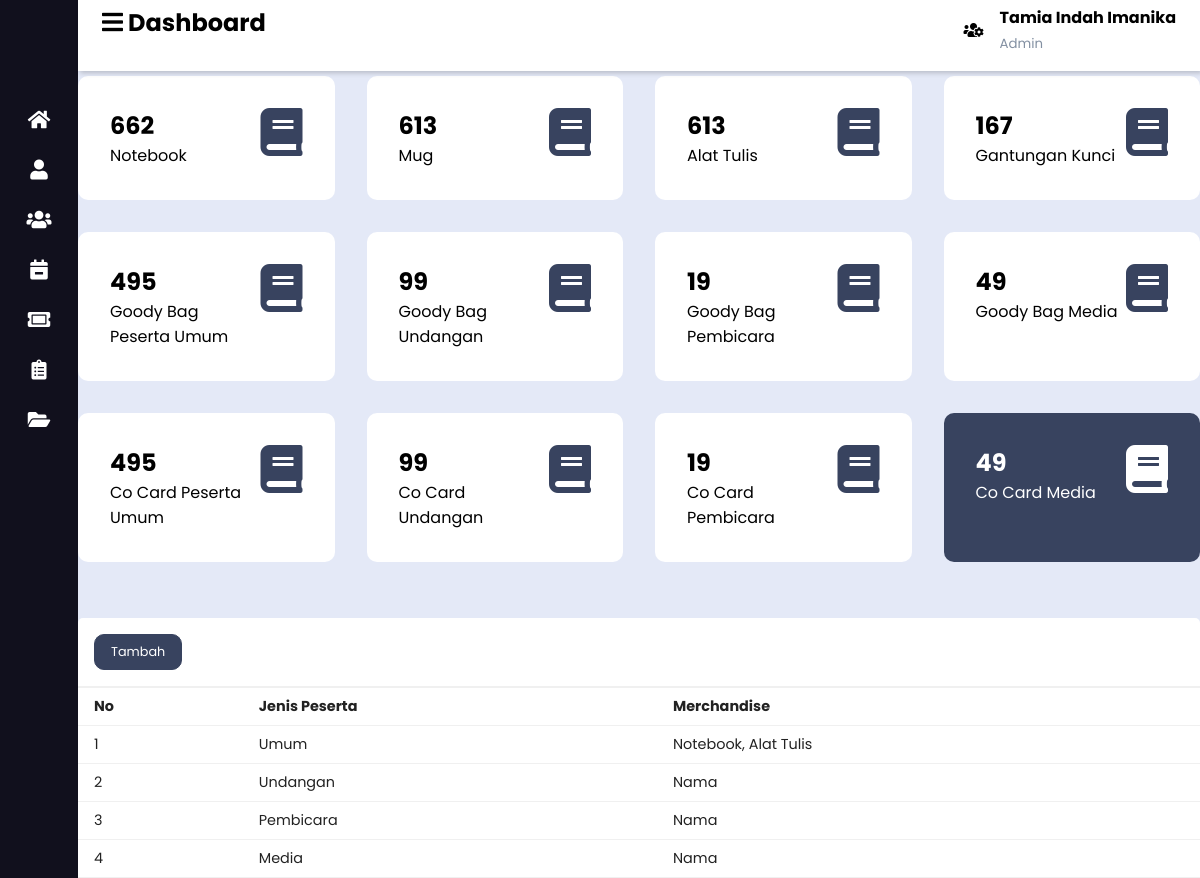
Screenshot of /bundle.php with the database file from the repository.
### tables this page shows
CREATE TABLE `merch` (
  `id` int(10) UNSIGNED NOT NULL,
  `merch_name` varchar(255) DEFAULT NULL,
  `total_stock` int(11) DEFAULT NULL
);

### bundle.php (the view, shortened to what this page needs)
<!DOCTYPE html>
<html lang="en">
<head>
    <link rel="stylesheet" href="style.css">
    <link rel="stylesheet" types="text/css" href="fontawesome/css/all.min.css" />
    <link rel="stylesheet" href="https://stackpath.bootstrapcdn.com/font-awesome/4.7.0/css/font-awesome.min.css" />
    <link href="https://unpkg.com/boxicons@2.0.7/css/boxicons.min.css" rel="stylesheet" />
</head>
<body>
<div class="sidebar close">
      <div class="logo-details">
      </div>
      <ul class="nav-links">
        <li>
          <a href="#">
            <i class="fas fa-home"></i>
          </a>
        </li>
        <li>
          <a href="#">
            <i class="fas fa-user"></i>
          </a>
        </li>
        <li>
          <a href="#">
            <i class="fas fa-users"></i>
          </a>
        </li>
        <li>
          <a href="#">
            <i class="fas fa-calendar-minus"></i>
          </a>
        </li>
        <li>
          <a href="#">
            <i class="fas fa-ticket-alt"></i>
          </a>
        </li>
        <li>
          <div class="iocn-link">
            <a href="#">
              <i class="fas fa-clipboard-list"></i>
            </a>
          </div>
        </li>
        <li>
          <div class="iocn-link">
            <a href="#">
              <i class="fas fa-folder-open"></i>
            </a>
          </div>
        </li>
      </ul>
    </div>
    <section class="home-section">
      <div class="home-content">
        <header>
          <h1>
            <label for="nav-toggle">
              <span class="fas fa-bars" style="text-align: center"></span>
            </label>
            Dashboard
          </h1>
          <div class="user-wrapper">
            <i class="fas fa-users-cog"></i>
            <div>
              <h4>Tamia Indah Imanika</h4>
              <small>Admin</small>
            </div>
          </div>
        </header>
      </div>
        <div class='cards'>
        <?php
        require_once "koneksi.php";
        $sql = mysqli_query($koneksi, "
        select merch.id, merch.merch_name as name, count(customer_x_merch.id_ticket) as merch_terbagi, sum(distinct(merch_eligibility.quantity)),
        (sum(distinct(merch_eligibility.quantity)) - count(customer_x_merch.id_ticket)) as sisa_merch_dibagi
        from merch, merch_eligibility, customer_x_merch, customer_x_merch_eligible
        where merch.id = merch_eligibility.merch_id
        and customer_x_merch.id_ticket = merch_eligibility.id_ticket
        and customer_x_merch_eligible.id = merch_eligibility.id
        group by merch.id;");
        while ($row = mysqli_fetch_assoc($sql))
        {
          echo "<div class='card-single'>";
          echo "<div>";
          echo "<h1>".$row['sisa_merch_dibagi']."</h1>";
          echo "<span>".$row["name"]."</span>";
          echo "</div>";
          echo "<div>";
          echo "<span class='fas fa-book'></span>";
          echo "</div>";
          echo "</div>";
        }
        ?>
        </div>
            <div class="recent-flex">
                <div class="project">
                    <div class="project-header">
                            <button type="button" class="btn btn-secondary"><a href="tambah_merch.php" style="text-decoration: none; color: #fff">Tambah</a> <span class=""></span></button>
                    </div>
                    <div class="project-body">
                        <table width="100%">
                            <thead>
                                <tr>
                                    <td>No</td>
                                    <td>Jenis Peserta</td>
                                    <td>Merchandise</td>
                                </tr>
                            </thead>
                            <tbody>
                                <tr>
                                    <td>1</td>
                                    <td>Umum</td>
                                    <td>Notebook, Alat Tulis</td>
                                </tr>
                                <tr>
                                    <td>2</td>
                                    <td>Undangan</td>
                                    <td>Nama</td>
                                </tr>
                                <tr>
                                    <td>3</td>
                                    <td>Pembicara</td>
                                    <td>Nama</td>
                                </tr>
                                <tr>
                                    <td>4</td>
                                    <td>Media</td>
                                    <td>Nama</td>
                                </tr>
                            </tbody>
                        </table>
                    </div>
                </div>
            </div>
</html>

### style.css (style rules this page uses)
:root { --main-color: #38435f; --color-daek: #1d2231; --text-grey: #8390a2; }
* { margin: 0; padding: 0; box-sizing: border-box; font-family: "Poppins", sans-serif; }
.sidebar { position: fixed; top: 0; left: 0; height: 100%; width: 260px; background: #11101d; z-index: 100; transition: all 0.5s ease; }
.sidebar.close { width: 78px; }
.sidebar .logo-details { height: 60px; width: 100%; display: flex; align-items: center; }
.sidebar i { color: #fff; height: 60px; min-width: 50px; font-size: 28px; text-align: center; line-height: 60px; }
.sidebar .nav-links { height: 100%; padding: 30px 0 150px 0; overflow: auto; }
.sidebar.close .nav-links { overflow: visible; }
.sidebar .nav-links li { position: relative; list-style: none; transition: all 0.4s ease; }
.sidebar .nav-links li .iocn-link { display: flex; align-items: center; justify-content: space-between; }
.sidebar.close .nav-links li .iocn-link { display: block; }
.sidebar .nav-links li i { height: 50px; min-width: 78px; text-align: center; color: #fff; font-size: 20px; cursor: pointer; transition: all 0.3s ease; }
.sidebar .nav-links li a { display: flex; align-items: center; text-decoration: none; }
.home-section { position: relative; background: #e4e9f7; height: 100vh; left: 260px; width: calc(100% - 260px); transition: all 0.5s ease; }
.sidebar.close ~ .home-section { left: 78px; width: calc(100% - 78px); }
.home-section .home-content { height: 60px; display: flex; align-items: center; }
header { background: #fff; display: flex; justify-content: space-between; padding: 1rem 1.5rem; box-shadow: 2px 2px 5px rgba(0, 0, 0, 0.2); width: 100%; top: 0; z-index: 100; }
.user-wrapper { display: flex; align-items: center; }
.user-wrapper i { margin-right: 1rem; }
.user-wrapper small { display: inline-block; color: var(--text-grey); }
.cards { display: grid; grid-template-columns: repeat(4, 1fr); grid-gap: 2rem; margin-top: 1rem; }
.card-single { display: flex; justify-content: space-between; background: #fff; padding: 2rem; border-radius: 10px; }
.card-single div:last-child span { font-size: 3rem; color: var(--main-color); }
.card-single:last-child { background: var(--main-color); }
.card-single:last-child h1, .card-single:last-child div:first-child span, .card-single:last-child div:last-child span { color: #fff; }
.project { background: #fff; border-radius: 5px; }
.project-header { padding: 1rem; }
.project-header { display: flex; justify-content: space-between; align-items: center; border-bottom: 1px solid #f0f0f0; }
.project-header button { background: var(--main-color); border-radius: 10px; color: #fff; font-size: 0.8rem; padding: 0.5rem 1rem; border: 1px solid var(--main-color); }
.recent-flex { margin-top: 3.5rem; display: grid; grid-gap: 2rem; }
table { border-collapse: collapse; }
table tr { border-top: 1px solid #f0f0f0; border-bottom: 1px solid #f0f0f0; padding: 0.5rem 0rem; }
thead td { font-weight: 700; }
td { padding: 0.5rem 1rem; font-size: 0.9rem; color: #222; }
tr td:last-child { display: flex; align-items: center; }
@media only screen and (max-width: 1200px) { .sidebar { width: 70px; } }
@media only screen and (max-width: 1200px) { .sidebar li a { padding-left: 0rem; text-align: center; } }

### rows the page displays
merch: sisa_merch_dibagi "662", merch_name "Notebook"
merch: sisa_merch_dibagi "613", merch_name "Mug"
merch: sisa_merch_dibagi "613", merch_name "Alat Tulis"
merch: sisa_merch_dibagi "167", merch_name "Gantungan Kunci"
merch: sisa_merch_dibagi "495", merch_name "Goody Bag Peserta Umum"
merch: sisa_merch_dibagi "99", merch_name "Goody Bag Undangan"
merch: sisa_merch_dibagi "19", merch_name "Goody Bag Pembicara"
merch: sisa_merch_dibagi "49", merch_name "Goody Bag Media"
merch: sisa_merch_dibagi "495", merch_name "Co Card Peserta Umum"
merch: sisa_merch_dibagi "99", merch_name "Co Card Undangan"
merch: sisa_merch_dibagi "19", merch_name "Co Card Pembicara"
merch: sisa_merch_dibagi "49", merch_name "Co Card Media"
